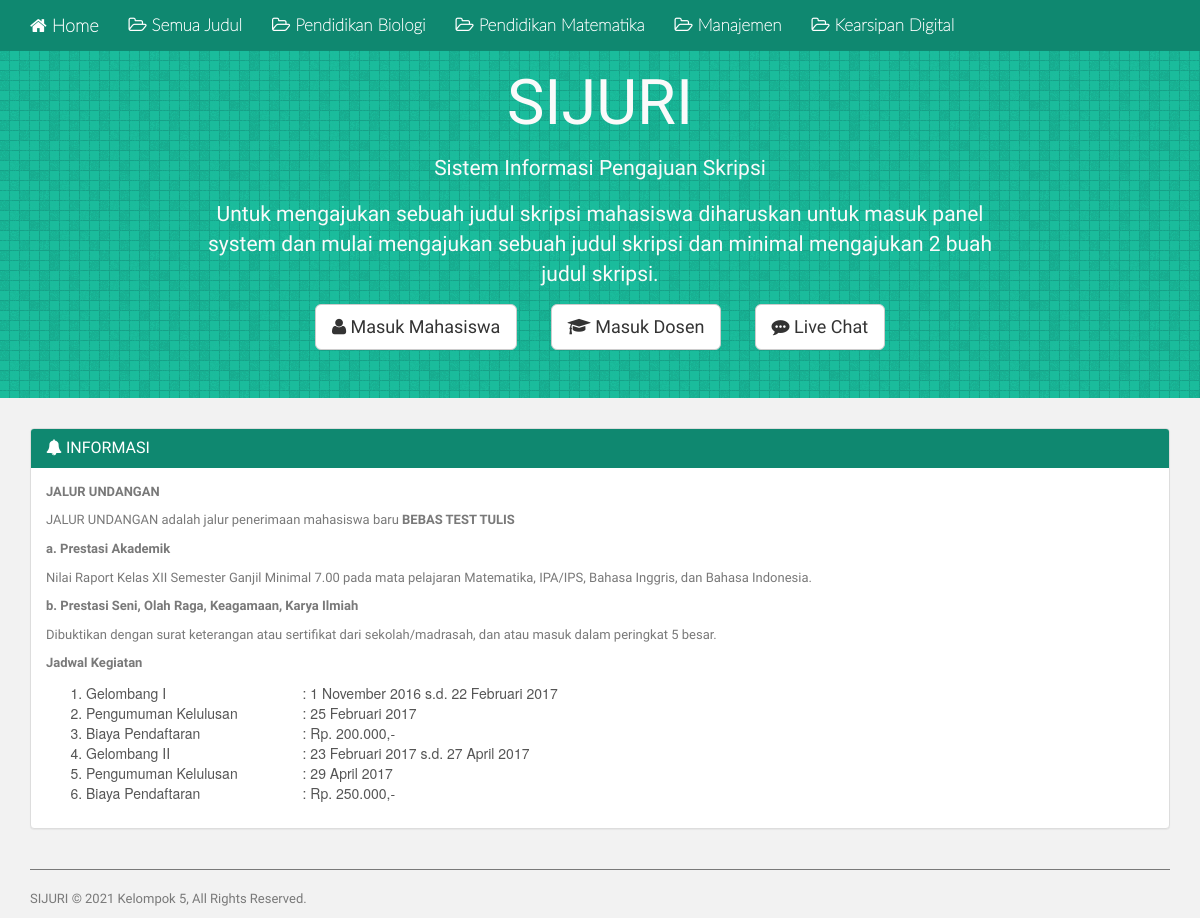
The page / on the database its author committed.
### tables this page shows
CREATE TABLE `tbl_informasi` (
  `id` int(11) NOT NULL,
  `judul` varchar(200) NOT NULL,
  `isi_informasi` text NOT NULL
);

CREATE TABLE `tbl_pengaturan` (
  `id` int(11) NOT NULL,
  `nama` varchar(50) NOT NULL,
  `isi` text NOT NULL,
  `keterangan` text NOT NULL
);

### module/home.php (the view, shortened to what this page needs)
<?php
include('./library/database.php');
$query = "SELECT * FROM tbl_informasi";
$result =  mysqli_query($connect, $query);
while ($row = mysqli_fetch_array($result)) {
  $judul          = $row['judul'];
  $content        = $row['isi_informasi'];
}
?>
<div class="jumbotron hero">
  <div class="hero-inner">
    <h1 class="hero-title">SIJURI</h1>
    <p class="hero-tagline">
      Sistem Informasi Pengajuan Skripsi
    </p>
    <p class="hero-tagline">
      Untuk mengajukan sebuah judul skripsi mahasiswa diharuskan untuk masuk panel system dan mulai mengajukan sebuah judul skripsi dan minimal mengajukan 2 buah judul skripsi.
    </p>
    <div>
      <a class="btn btn-default btn-lg" href="mahasiswa/" role="button"><i class="fa fa-user"></i> Masuk Mahasiswa</i></a>
      <a class="btn btn-default btn-lg" href="dosen/" role="button"><i class="fa fa-graduation-cap"></i> Masuk Dosen</i></a>
      <a class="btn btn-default btn-lg" href="Chat-Realtime/" role="button"><i class="fa fa-commenting"></i> Live Chat</i></a>
    </div>
  </div>
</div>
<div class="container">
  <div class="row">
    <div class="col-md-12">
      <div class="panel panel-default">
        <div class="panel-heading" style="color: #fff;background-color: #0f8870;border-color:#0f8870; font-weight:bold; font-size:35px">
          <h3 class="panel-title"><i class="fa fa-bell"></i> <?php echo $judul ?> </h3>
        </div>
        <div class="panel-body">
          <?php echo $content ?>
        </div>
      </div>
    </div>
  </div>
  <hr>

### part/footer.php (shortened to what this page needs)
<?php
$footer_title = 'SIJURI © 2021 Kelompok 5, All Rights Reserved.';
$result =  mysqli_query($connect, "SELECT isi FROM tbl_pengaturan WHERE nama='footer'");
if ($result->num_rows > 0) {
  while ($row = mysqli_fetch_array($result)) {
    $footer_title = $row['isi'];
  }
}
?>
<footer>
  <p><?= $footer_title; ?></p>
</footer>
</div>
</body>
</html>

### assets/css/style.css (style rules this page uses)
body { color: #797979; background: #f2f2f2; font-family: 'Ruda', sans-serif; padding: 0px !important; margin: 0px !important; font-size: 13px; }
ul li { list-style: none; }
a, a:hover, a:focus { text-decoration: none; outline: none; }
hr { margin-top: 20px; margin-bottom: 20px; border: 0; border-top: 1px solid #797979; }
.hero { background-image: url('../img/bg.png'); position: relative; background-color: #1abc9c; display: flex; text-align: center; align-items: center; justify-content: center; min-height: 380px; width: 100%; color: #fafafa; }
.hero-inner { max-width: 800px; }
.hero-title { font-weight: 500; font-size: 36px; }
.hero-tagline { margin-top: 16px; font-size: 20px; font-weight: 340; }
.hero a { margin: 0 15px; }

### rows shown on the page
tbl_informasi: judul "INFORMASI", isi_informasi "JALUR UNDANGAN JALUR UNDANGAN adalah jalur penerimaan mahasiswa baru BEBAS TEST TULIS a. Prestasi Akademik Nilai Raport Kelas XII Semester Ganjil Minimal 7.00 pada mata pelajaran Matematika, IPA/IPS, Bahasa Inggris, dan Bahasa Indonesia. b. Prestasi Seni, Olah Raga, Keagamaan, Karya Ilmiah Dibuktikan dengan surat keterangan atau sertifikat dari sekolah/madrasah, dan atau masuk dalam peringkat 5 besar. Jadwal Kegiatan Gelombang I Pengumuman Kelulusan Biaya Pendaftaran Gelombang II Pengumuman Kelulusan Biaya Pendaftaran : 1 November 2016 s.d. 22 Februari 2017 : 25 Februari 2017 : Rp. 200.000,- : 23 Februari 2017 s.d. 27 April 2017 : 29 April 2017 : Rp. 250.000,-"
tbl_pengaturan: isi "SIJURI © 2021 Kelompok 5, All Rights Reserved."
